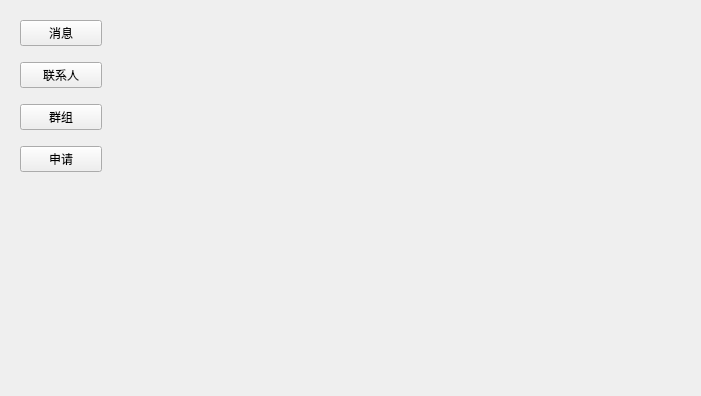
<?xml version="1.0" encoding="UTF-8"?>
<ui version="4.0">
 <class>MainForm</class>
 <widget class="QWidget" name="MainForm">
  <property name="geometry">
   <rect>
    <x>0</x>
    <y>0</y>
    <width>701</width>
    <height>396</height>
   </rect>
  </property>
  <property name="windowTitle">
   <string>Form</string>
  </property>
  <layout class="QHBoxLayout" name="horizontalLayout">
   <item>
    <widget class="QWidget" name="selectWidget" native="true">
     <property name="maximumSize">
      <size>
       <width>100</width>
       <height>16777215</height>
      </size>
     </property>
     <layout class="QVBoxLayout" name="verticalLayout">
      <item>
       <widget class="QPushButton" name="massageButton">
        <property name="text">
         <string>消息</string>
        </property>
       </widget>
      </item>
      <item>
       <spacer name="verticalSpacer_2">
        <property name="orientation">
         <enum>Qt::Vertical</enum>
        </property>
        <property name="sizeType">
         <enum>QSizePolicy::Fixed</enum>
        </property>
        <property name="sizeHint" stdset="0">
         <size>
          <width>20</width>
          <height>10</height>
         </size>
        </property>
       </spacer>
      </item>
      <item>
       <widget class="QPushButton" name="contactButton">
        <property name="text">
         <string>联系人</string>
        </property>
       </widget>
      </item>
      <item>
       <spacer name="verticalSpacer_4">
        <property name="orientation">
         <enum>Qt::Vertical</enum>
        </property>
        <property name="sizeType">
         <enum>QSizePolicy::Fixed</enum>
        </property>
        <property name="sizeHint" stdset="0">
         <size>
          <width>20</width>
          <height>10</height>
         </size>
        </property>
       </spacer>
      </item>
      <item>
       <widget class="QPushButton" name="groupButton">
        <property name="text">
         <string>群组</string>
        </property>
       </widget>
      </item>
      <item>
       <spacer name="verticalSpacer_3">
        <property name="orientation">
         <enum>Qt::Vertical</enum>
        </property>
        <property name="sizeType">
         <enum>QSizePolicy::Fixed</enum>
        </property>
        <property name="sizeHint" stdset="0">
         <size>
          <width>20</width>
          <height>10</height>
         </size>
        </property>
       </spacer>
      </item>
      <item>
       <widget class="QPushButton" name="applyButton">
        <property name="text">
         <string>申请</string>
        </property>
       </widget>
      </item>
      <item>
       <spacer name="verticalSpacer">
        <property name="orientation">
         <enum>Qt::Vertical</enum>
        </property>
        <property name="sizeHint" stdset="0">
         <size>
          <width>20</width>
          <height>40</height>
         </size>
        </property>
       </spacer>
      </item>
     </layout>
    </widget>
   </item>
   <item>
    <widget class="QWidget" name="conatctWidget" native="true">
     <property name="maximumSize">
      <size>
       <width>300</width>
       <height>16777215</height>
      </size>
     </property>
     <layout class="QHBoxLayout" name="horizontalLayout_2">
      <item>
       <widget class="QStackedWidget" name="ContactStackedWidget">
        <property name="currentIndex">
         <number>0</number>
        </property>
        <widget class="QWidget" name="page">
         <layout class="QVBoxLayout" name="verticalLayout_4"/>
        </widget>
        <widget class="QWidget" name="page_2">
         <layout class="QVBoxLayout" name="verticalLayout_3"/>
        </widget>
       </widget>
      </item>
     </layout>
    </widget>
   </item>
   <item>
    <widget class="ChatForm" name="massageWidget" native="true">
     <layout class="QVBoxLayout" name="verticalLayout_2"/>
    </widget>
   </item>
  </layout>
 </widget>
 <customwidgets>
  <customwidget>
   <class>ChatForm</class>
   <extends>QWidget</extends>
   <header location="global">chatform.h</header>
   <container>1</container>
  </customwidget>
 </customwidgets>
 <resources/>
 <connections/>
</ui>
